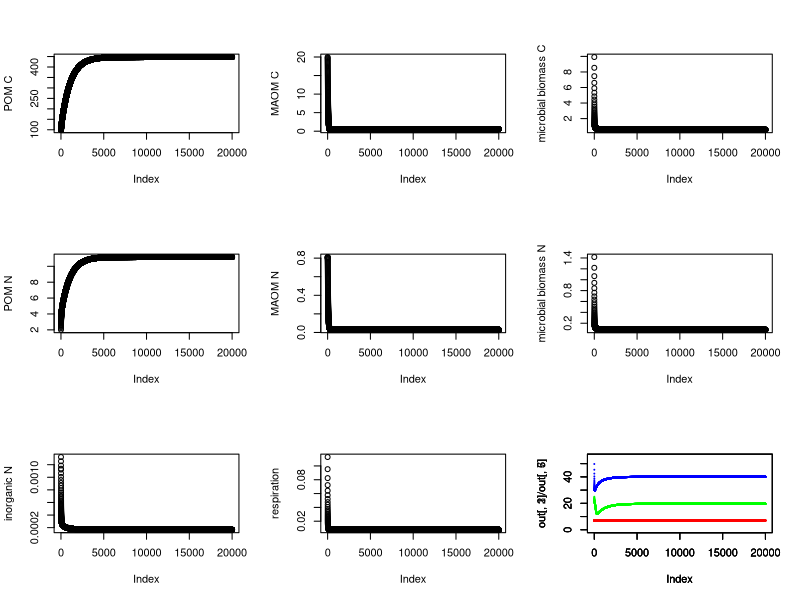

Source code (R):
#Building a linked C-N model examining N fertilization effects on POM and MAOM formation. 
###Colin Averill and Bonnie Waring, 2017
#Colin Adds NUE effects on April 20, 2017.

###ASSUMPTIONS###
# CUE, NUE and C:N stoichiometry icrobial biomass is fixed
# microbes take up organic N (POM or MAOM) before taking up inorganic N
# inorganic N leaching happens after mineralization/immobilization
# microbes aim to have the C:N ratio of uptake match their threshold element ratio
# when microbes are C-limited, they mineralize excess N
# when microbes are N-limited, they immobilize sufficient inorganic N to match stoichiometric demand
# if there is not enough inorganic N to match demand, then they respire excess C such that the C:N ratio of uptake matches microbial TER.

#clear R environment.
rm(list=ls())

#Colin is tuning!
#lesson- exo.loss makes it easier to hit N limitation
#this is because its losing low C:N POM faster, and so input C:N increasingly dictates POM C:N.
I    <- 0.03     #C input rate                            (mg time-1) #target     0.03, based on Allison 2010.
CUE  <- 0.3      #carbon use efficiency                   (unitless)
NUE  <- .8 		   #N use efficiency					              (unitless)
#v1   <- .005      #biomass-specific decay multiplier      (mgC mgB-1 time-1) #target ~ 0.0013, based on Wieder 2014
v1   <- .017      #biomass-specific decay multiplier      (mgC mgB-1 time-1) #target ~ 0.0013, based on Wieder 2014
v2   <- 1        #Vmax of sorption                        (mgC time-1)
k1   <- 33       #half saturation of decomp               (mg)        #target ~   33.3, based on Wieder 2014
k2   <- 10       #half saturation of sorption             (mg)
k3   <- 0.01     #half saturation of inorganic N uptake   (mg)
h1   <- 0.003    #biomass turnover rate                  (1/time)    
h2   <- 0.001    #C-specific desorption rate              (1/time)
h3   <- 0.00001     #fraction of POM that potentially sorbs (1/time)
h4   <- 0.2       #inorganic N loss rate                  (1/time)
#h5   <- 0.0001    #exogenous losses of POM                (1/time)
h5   <- 0.00005    #exogenous losses of POM                (1/time)
#parameters: N cycling
IN <- 50 #C:N ratio of inputs (constant). 20=C limitation, 50=N limitation
CN <- 50 #C:N ratio of initial particulate organic matter (will change)
MN <- 25 #C:N ratio of initial mineral-associated organic matter (will change)
BN <-  7 #C:N ratio of the microbial biomass (constant)

#initial pool sizes
C <- 100      #C pool in POM            (mg / g)
M <-  20      #C pool in MAOM           (mg / g)
B <- C*0.1    #microbial biomass C 			(mg / g)
N1 <- C/CN    #initial N pool in POM		(mg / g)
N2 <- M/MN	  #N pool in MAOM 			  	(mg / g)
N3 <- B/BN    #microbial biomass N			(mg / g)
N4 <- 0.001	  #inorganic N pool size 		(mg / g)

#number of days to step the dynamic simulation through time.
t <- 400000

#choose outputs you want to follow. 
outputs <- c('C','M','B','R','N1','N2','N3','N4','CUE','NUE')
out <- matrix(rep(0,t*length(outputs)),nrow=t,dimnames=list(NULL,outputs))
#N_addition <- c(rep(0,200000), rep(0.01,200000))
#C_addition <- c(rep(0,200000), rep(0.0,200000))
#timeline <- 1:t
#fert <- cbind(timeline, N_addition, C_addition)


for(i in 1:t){
  #C fluxes
  DEATH.C      <- h1*B^1.5
  DECOMP.C     <- v1*B*C / (k1 + C)
  exo.loss.C   <- h5*C
  POM2MOM.C    <- h3*C
  SORPTION.C   <- v2*(POM2MOM.C+DEATH.C) / (k2 + POM2MOM.C+DEATH.C)
  SORPTION.B.C <- (DEATH.C  /(POM2MOM.C+DEATH.C))*SORPTION.C
  SORPTION.P.C <- (POM2MOM.C/(POM2MOM.C+DEATH.C))*SORPTION.C
  DESORPTION.C <- h2*M
  
  #N fluxes
  DEATH.N      <- DEATH.C / BN
  DECOMP.N     <- DECOMP.C/ (C / N1)
  exo.loss.N   <- exo.loss.C / (C/N1)
  POM2MOM.N    <- POM2MOM.C / (C/N1)
  SORPTION.N   <- v2*(POM2MOM.N+DEATH.N) / (k2 + POM2MOM.N+DEATH.N)
  SORPTION.B.N <- (DEATH.N  /(POM2MOM.N+DEATH.N))*SORPTION.N
  SORPTION.P.N <- (POM2MOM.N/(POM2MOM.N+DEATH.N))*SORPTION.N
  DESORPTION.N <- DESORPTION.C/(M/N2)
  
  #MINERALIZATION-IMMOBILIZATION.
  #N uptake minus demand. If in excess, positive. If limited, negative.
  mineralization.immobilization <- (NUE * DECOMP.N) - (CUE * DECOMP.C) / BN
  if(mineralization.immobilization  > 0) {
    #if in excess (+ value), mineralize. 
    mineralization <- mineralization.immobilization
    immobilization = 0
  }
  if(mineralization.immobilization <= 0) {
    #if in debt (- value), immobilize, w/ non-linear uptake kinetics.
    mineralization = 0
    immobilization.potential <- ((N4 / (k3 + N4)) * N4)
    immobilization <- immobilization.potential
    #however, don't take up more N than you need.
    if(immobilization > abs(mineralization.immobilization)){
      immobilization = abs(mineralization.immobilization)
    }
  }
  
  #leaching/plant uptake happens on post-mineralization/immobilization inorganic N pool.
  #Make sure to include inputs to N4 from imperfect NUE values
  INORG.N.LOSS <- h4*(N4 + DECOMP.N*(1-NUE) + mineralization - immobilization)
  
  #OVERFLOW RESPIRATION
  #excess C uptake must go somewhere because mass balance.
  if(mineralization.immobilization > 0){
    overflow.R = 0
  }
  if(mineralization.immobilization <= 0){  
    overflow.R <- DECOMP.C*CUE - (DECOMP.N*NUE + immobilization)*BN
  }
  
  #ODEs
  #dCdt  <- I + fert[i,3] + (DEATH.C - SORPTION.B.C) + DESORPTION.C - DECOMP.C - SORPTION.P.C - exo.loss.C
  dCdt  <- I + (DEATH.C - SORPTION.B.C) + DESORPTION.C - DECOMP.C - SORPTION.P.C - exo.loss.C
  dMdt  <- SORPTION.C - DESORPTION.C
  dBdt  <- (CUE * DECOMP.C) - DEATH.C - overflow.R
  dN1dt <- (I/IN) + (DEATH.N - SORPTION.B.N) + DESORPTION.N - DECOMP.N - SORPTION.P.N - exo.loss.N
  dN2dt <- SORPTION.N - DESORPTION.N
  dN3dt <- DECOMP.N*NUE + immobilization - mineralization - DEATH.N
  #dN4dt <- DECOMP.N*(1-NUE) + mineralization - immobilization - INORG.N.LOSS + fert[i,2]
  dN4dt <- DECOMP.N*(1-NUE) + mineralization - immobilization - INORG.N.LOSS


  #respiration + trait values
  resp  <- (1-CUE)*DECOMP.C + overflow.R
  CUE_emergent <- ((CUE*DECOMP.C)-overflow.R)/DECOMP.C
  NUE_emergent <- ((NUE*DECOMP.N)-mineralization)/DECOMP.N
  
  #update pools
  C  <- C  + dCdt
  M  <- M  + dMdt
  B  <- B  + dBdt
  N1 <- N1 + dN1dt
  N2 <- N2 + dN2dt
  N3 <- N3 + dN3dt
  N4 <- N4 + dN4dt
  R  <- resp
  
  #save outputs
  out[i,] <- c(C,M,B,R,N1,N2,N3,N4,CUE_emergent,NUE_emergent)
}
#thin output matrix for plotting.
out <- out[seq(1,nrow(out),by = 20),]

par(mfrow=c(3,3))
plot(out[,1], ylab="POM C")
plot(out[,2], ylab= "MAOM C")
plot(out[,3], ylab="microbial biomass C")
plot(out[,5], ylab="POM N")
plot(out[,6], ylab= "MAOM N")
plot(out[,7], ylab="microbial biomass N")
plot(out[,8], ylab="inorganic N")
plot(out[,4], ylab="respiration")
#check stoichiometry of pools
plot(out[,1]/out[,5], cex = 0.1, col='blue' , ylim = c(0,55))
par(new=T)
plot(out[,2]/out[,6], cex = 0.1, col='green', ylim = c(0,55))
par(new=T)
plot(out[,3]/out[,7], cex = 0.1, col='red'  , ylim = c(0,55))
#print C pools and their sums
results <- c(M,C,B,N2,N1,N3,N4,CUE_emergent,NUE_emergent)
results
